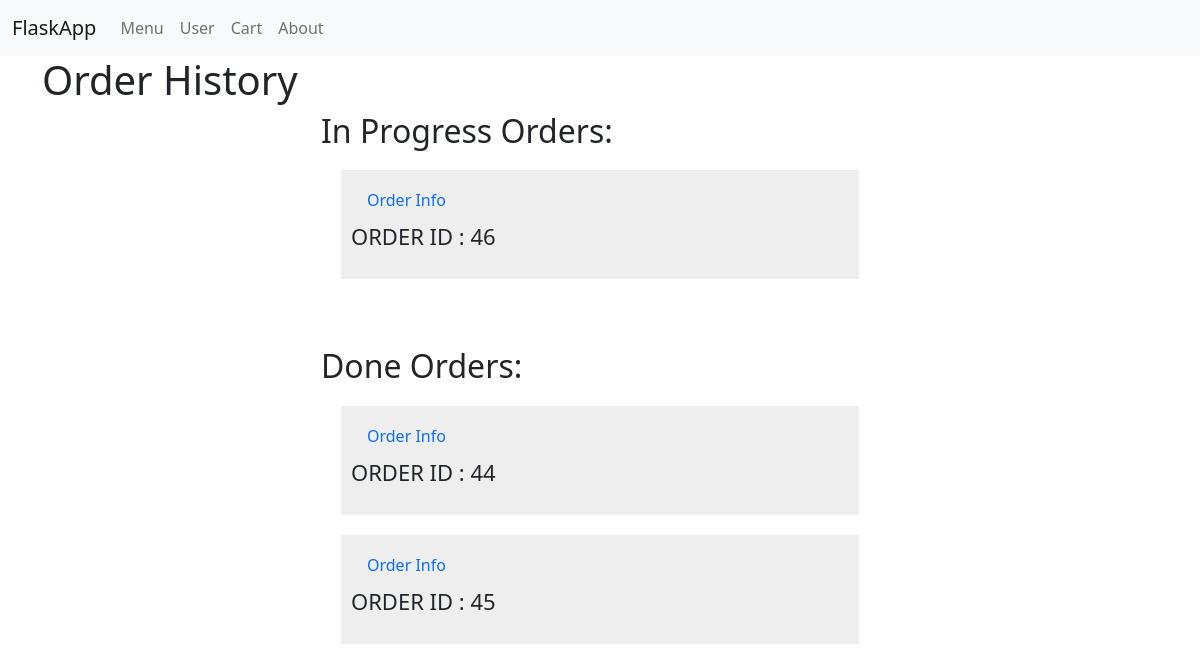
The app's page /admin/orders (signed in) with its own data.
### tables this page shows
CREATE TABLE Orders (ID INTEGER NOT NULL UNIQUE, User INTEGER NOT NULL, Address INTEGER NOT NULL, price INTEGER NOT NULL, Ccal INTEGER NOT NULL, Fat INTEGER NOT NULL, Protein INTEGER NOT NULL, Carbon INTEGER NOT NULL, Coment TEXT, Order_date TEXT NOT NULL, Rate INTEGER, Status INTEGER NOT NULL REFERENCES Status (ID), FOREIGN KEY (User) REFERENCES User (ID), FOREIGN KEY (Address) REFERENCES Address (ID), PRIMARY KEY (ID AUTOINCREMENT));

### view.py (the view)
def admin_orders():
    if session.get('ID') is None:
        return redirect('/user/sign_in')
    if request.method == 'GET':
        in_progress_orders = db_get_data(SQLiteDB('Dishes.db'), 'Orders', ['*'], params={'Status': 1})
        done_orders = db_get_data(SQLiteDB('Dishes.db'), 'Orders', ['*'], params={'Status': 2})
        print(in_progress_orders)
        print(done_orders)
        return render_template('orders.html',
                               progress=in_progress_orders,
                               done=done_orders
                               )

### db_methods.py (called while the page is built)
def dict_factory(cursor, row):
    d = {}
    for idx, col in enumerate(cursor.description):
        d[col[0]] = row[idx]
    return d

    def __enter__(self):
        return self

    def __exit__(self, exc_type, exc_val, exc_tb):
        self.connect.commit()
        self.connect.close()

    def sql_query(self, query, all_data=True):
        answer = self.cursor.execute(query)
        if all_data:
            return answer.fetchall()
        else:
            return answer.fetchone()

    def select_from(self, table_name, columns: list, param=None, all_data=True):
        columns = ','.join(columns)
        query = f"SELECT {columns} FROM {table_name}"
        if param:
            param = ' and '.join([f"{key}='{value}'" for key, value in param.items()])
            query += f" WHERE {param}"
        if all_data:
            return self.sql_query(query)
        else:
            return self.sql_query(query, all_data=False)

### view.py (called while the page is built)
def db_get_data(data_base, table_name, *args, params=None, get_all=True):
    with data_base as db:
        result = db.select_from(table_name, *args, param=params, all_data=get_all)
    return result

### templates/orders.html
{% extends 'user.html' %}
{% block content %}
    <h1>{% block title %}Order History{% endblock %}</h1>
    <div style="width: 50%; margin: auto">
        <h2>In Progress Orders: </h2>
        {% if not progress %}
        <p style="font-size: 22px">No Orders in progress</p>
        {% else %}
        {% for item in progress %}
            <div style="padding: 10px; background-color: #EEE; margin: 20px">
                {% for key, value in item.items() %}
                {% if key == 'ID' %}
                <a class="nav-link" href="{{ url_for('admin_order', order_id=value)  }}">Order Info</a>
                <p style="font-size: 22px">ORDER ID : {{value}}</p>
                {% endif %}
                {% endfor %}
            </div>
        {% endfor %}
        {% endif %}
        <br>
        <br>
        <h2>Done Orders: </h2>
        {% if not done %}
        <p style="font-size: 22px">No Orders in Done</p>
        {% else %}
        {% for item in done %}
            <div style="padding: 10px; background-color: #EEE; margin: 20px">
                {% for key, value in item.items() %}
                {% if key == 'ID' %}
                <a class="nav-link" href="{{ url_for('admin_order', order_id=value)  }}">Order Info</a>
                <p style="font-size: 22px">ORDER ID : {{value}}</p>
                {% endif %}
                {% endfor %}
            </div>
        {% endfor %}
        {% endif %}
    </div>
{% endblock %}

### records on screen
Orders: item "46"
Orders: item "44"
Orders: item "45"
